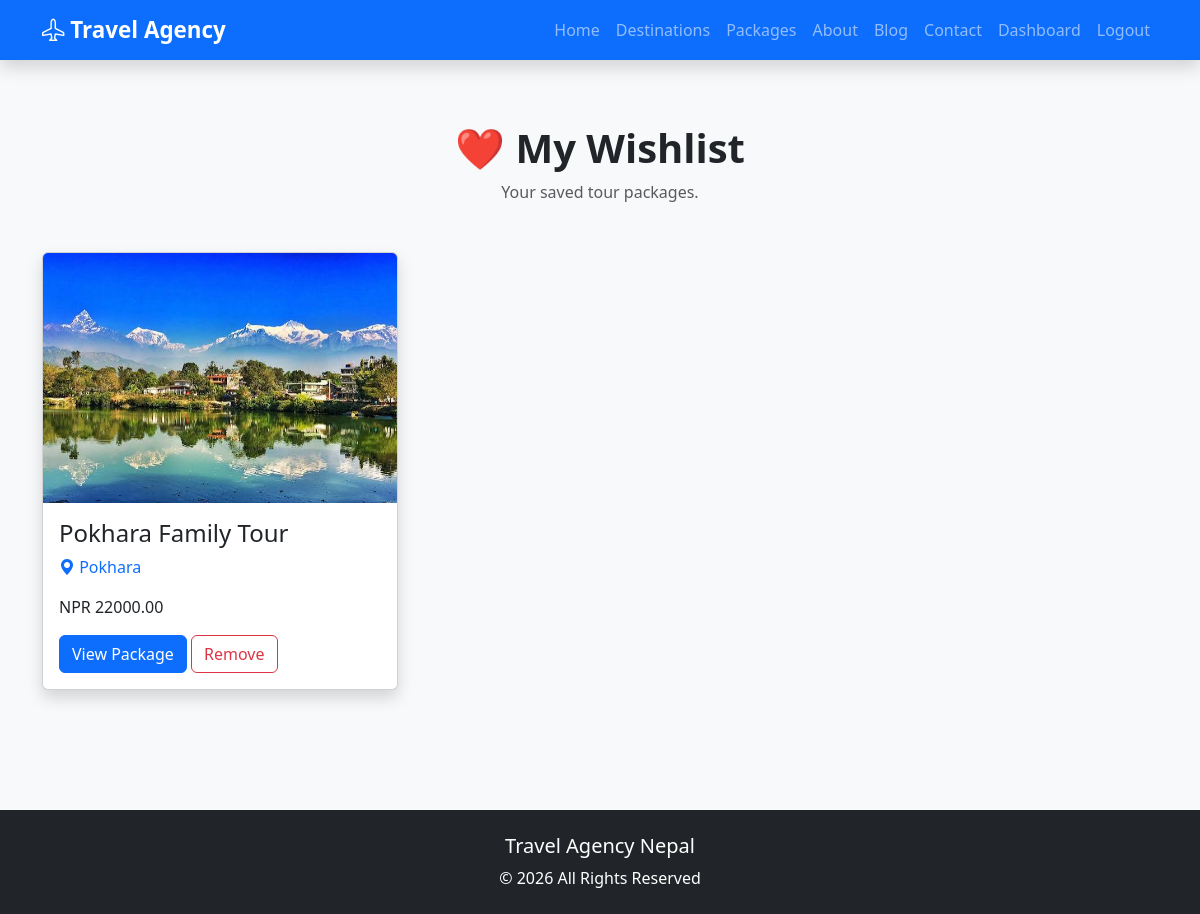
Before: /wishlist/ (signed in) with the older database file.
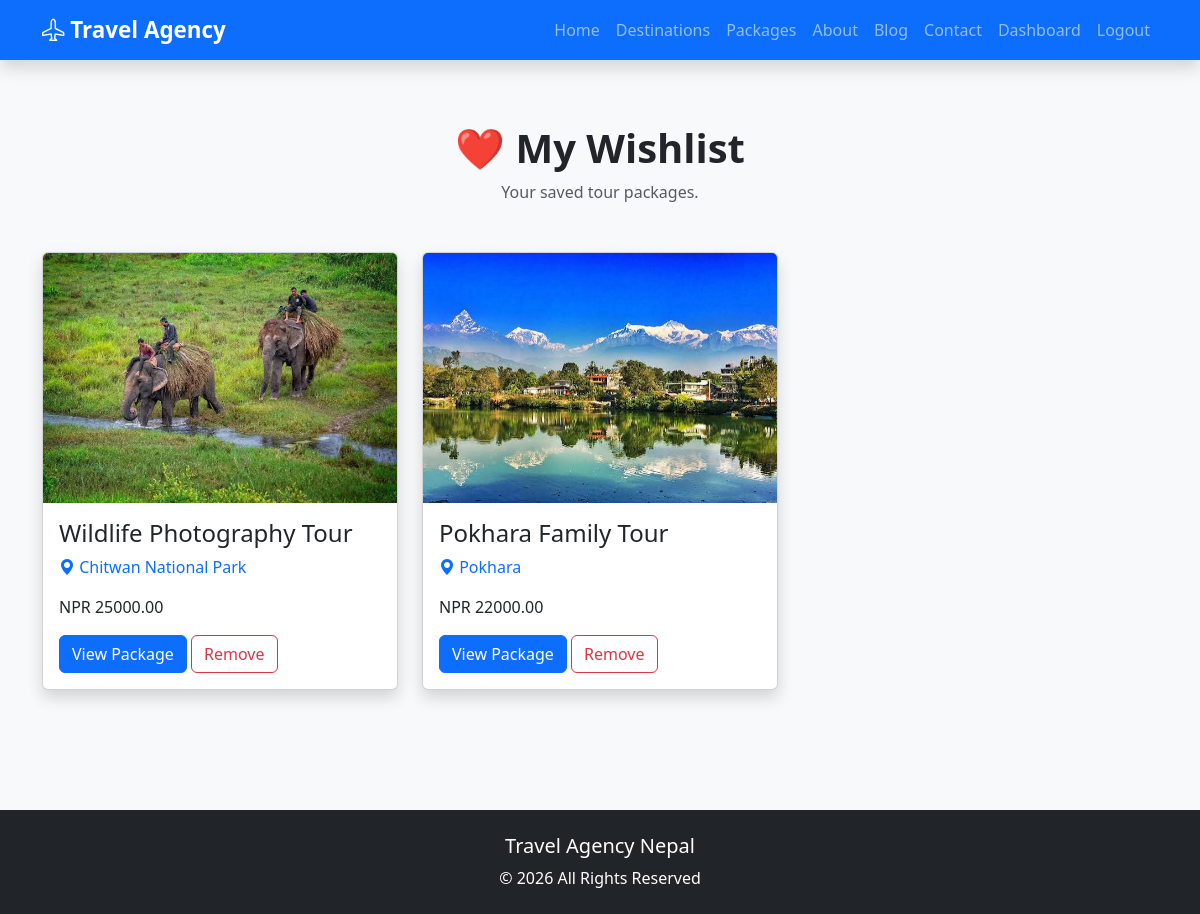
After: the same page with the newer database file.
### wishlist/models.py (models this page shows, shortened)
class Wishlist(models.Model):
    user = models.ForeignKey(
        User,
        on_delete=models.CASCADE,
        related_name='wishlist_items'
    )
    package = models.ForeignKey(
        TourPackage,
        on_delete=models.CASCADE,
        related_name='wishlisted_by'
    )
    created_at = models.DateTimeField(
        auto_now_add=True
    )
    class Meta:
        unique_together = ('user', 'package')
        ordering = ['-created_at']

### packages/models.py (models this page shows, shortened)
class TourPackage(models.Model):
    DIFFICULTY_CHOICES = [
        ('Easy', 'Easy'),
        ('Moderate', 'Moderate'),
        ('Hard', 'Hard'),
    ]
    PACKAGE_TYPE_CHOICES = [
        ('Adventure', 'Adventure'),
        ('Family', 'Family'),
        ('Honeymoon', 'Honeymoon'),
        ('Luxury', 'Luxury'),
        ('Wildlife', 'Wildlife'),
        ('Cultural', 'Cultural'),
        ('Trekking', 'Trekking'),
    ]
    destination = models.ForeignKey(
        Destination,
        on_delete=models.CASCADE,
        related_name='tour_packages'
    )
    name = models.CharField(max_length=200)
    slug = models.SlugField(
        unique=True,
        blank=True
    )
    package_type = models.CharField(
        max_length=20,
        choices=PACKAGE_TYPE_CHOICES,
        default='Adventure'
    )
    short_description = models.CharField(max_length=255)
    description = models.TextField()
    duration = models.PositiveIntegerField(
        help_text="Duration in days"
    )
    price = models.DecimalField(
        max_digits=10,
        decimal_places=2
    )
    discount_price = models.DecimalField(
        max_digits=10,
        decimal_places=2,
        blank=True,
        null=True
    )
    max_group_size = models.PositiveIntegerField()
    available_slots = models.PositiveIntegerField(default=20)
    difficulty = models.CharField(
        max_length=20,
        choices=DIFFICULTY_CHOICES
    )
    accommodation = models.CharField(max_length=200)
    transportation = models.CharField(max_length=200)
    departure_location = models.CharField(max_length=150)
    meals_included = models.BooleanField(default=True)
    featured_image = models.ImageField(
        upload_to='packages/'
    )
    is_featured = models.BooleanField(default=False)
    is_available = models.BooleanField(default=True)
    created_at = models.DateTimeField(
        auto_now_add=True
    )
    updated_at = models.DateTimeField(
        auto_now=True
    )
    class Meta:
        ordering = ['name']
        verbose_name = "Tour Package"
        verbose_name_plural = "Tour Packages"

### destinations/models.py (models this page shows, shortened)
class Destination(models.Model):
    name = models.CharField(max_length=150)
    slug = models.SlugField(unique=True, blank=True)
    country = models.CharField(max_length=100)
    description = models.TextField()
    best_season = models.CharField(max_length=100)
    estimated_budget = models.DecimalField(
        max_digits=10,
        decimal_places=2
    )
    image = models.ImageField(
        upload_to='destinations/'
    )
    attractions = models.TextField()
    activities = models.TextField()
    is_featured = models.BooleanField(default=False)
    created_at = models.DateTimeField(auto_now_add=True)
    updated_at = models.DateTimeField(auto_now=True)
    class Meta:
        ordering = ['name']
        verbose_name = "Destination"
        verbose_name_plural = "Destinations"

### wishlist/views.py (the view)
# urls.py: path( '',views.my_wishlist, name='my_wishlist' ),
@login_required
def my_wishlist(request):
    wishlist_items = Wishlist.objects.filter(
        user=request.user
    )
    context = {
        "wishlist_items": wishlist_items
    }
    return render(
        request,
        "wishlist/my_wishlist.html",
        context
    )

### templates/wishlist/my_wishlist.html (shortened to what this page needs)
{% extends 'base.html' %}
{% block content %}
<section class="py-5">
    <div class="container">
        <div class="text-center mb-5">
            <h1 class="fw-bold">
                ❤️ My Wishlist
            </h1>
            <p class="text-muted">
                Your saved tour packages.
            </p>
        </div>
        <div class="row">
            {% for item in wishlist_items %}
            <div class="col-lg-4 col-md-6 mb-4">
                <div class="card shadow h-100">
                    <img src="{{ item.package.featured_image.url }}"
                         class="card-img-top"
                         style="height:250px; object-fit:cover;"
                         alt="{{ item.package.name }}">
                    <div class="card-body">
                        <h4>{{ item.package.name }}</h4>
                        <p class="text-primary">
                            <i class="bi bi-geo-alt-fill"></i>
                            {{ item.package.destination.name }}
                        </p>
                        <p>
                            NPR {{ item.package.price }}
                        </p>
                        <a href="{% url 'package_detail' item.package.slug %}"
                           class="btn btn-primary">
                            View Package
                        </a>
                        <a href="{% url 'remove_from_wishlist' item.package.slug %}"
                           class="btn btn-outline-danger">
                            Remove
                        </a>
                    </div>
                </div>
            </div>
            {% empty %}
            <div class="col-12">
                <div class="alert alert-info text-center">
                    You haven't added any packages to your wishlist yet.
                </div>
            </div>
            {% endfor %}
        </div>
    </div>
</section>
{% endblock %}

### templates/base.html (shortened to what this page needs)
{% load static %}
<!DOCTYPE html>
<html lang="en">
<head>
    <link href="https://cdn.jsdelivr.net/npm/bootstrap@5.3.8/dist/css/bootstrap.min.css" rel="stylesheet">
    <link rel="stylesheet"
        href="https://cdn.jsdelivr.net/npm/bootstrap-icons@1.13.1/font/bootstrap-icons.min.css">
    <link rel="stylesheet" href="{% static 'css/style.css' %}">
</head>
<body>
    <nav class="navbar navbar-expand-lg navbar-dark bg-primary shadow">
        <div class="container">
            <a class="navbar-brand fw-bold" href="{% url 'home' %}">
                <i class="bi bi-airplane"></i>
                Travel Agency
            </a>
            <div class="collapse navbar-collapse" id="navbarNav">
                <ul class="navbar-nav ms-auto">
                    <li class="nav-item">
                        <a class="nav-link" href="{% url 'home' %}">
                            Home
                        </a>
                    </li>
                    <li class="nav-item">
                        <a class="nav-link"
                            href="{% url 'destination_list' %}">
                                Destinations
                            </a>
                    </li>
                    <li class="nav-item">
                        <a class="nav-link" href="{% url 'package_list' %}">
                            Packages
                        </a>
                    </li>
                    <li class="nav-item">
                        <a class="nav-link" href="{% url 'about' %}">
                            About
                        </a>
                    </li>
                    <li class="nav-item">
                        <a class="nav-link" href="#">
                            Blog
                        </a>
                    </li>
                    <li class="nav-item">
                        <a class="nav-link" href="{% url 'contact' %}">
                            Contact
                        </a>
                    </li>
                    {% if user.is_authenticated %}
                        <li class="nav-item">
                            <a class="nav-link" href="{% url 'dashboard' %}">
                                Dashboard
                            </a>
                        </li>
                        <li class="nav-item">
                            <form method="POST" action="{% url 'logout' %}">
                                <button class="btn btn-link nav-link">
                                    Logout
                                </button>
                            </form>
                        </li>
                    {% endif %}
                </ul>
            </div>
        </div>
    </nav>
    {% block content %}
    {% endblock %}
    <footer class="bg-dark text-white text-center py-4 mt-5">
        <div class="container">
            <h5>Travel Agency Nepal</h5>
            <p class="mb-0">
                © 2026 All Rights Reserved
            </p>
        </div>
    </footer>
</body>
</html>

### static/css/style.css (style rules this page uses)
body { background:#f8f9fa; }
.navbar-brand { font-size:1.4rem; }
footer { margin-top:80px; }

Changed rows visible on the page:
added Wishlist: package.featured_image (picture), package.name "Wildlife Photography Tour", package.destination.name "Chitwan National Park", package.price "25000.00"
